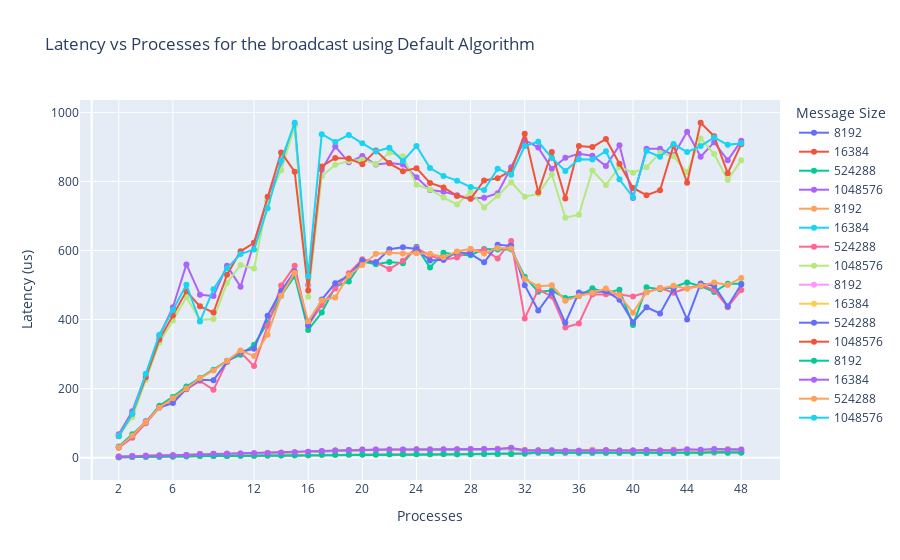
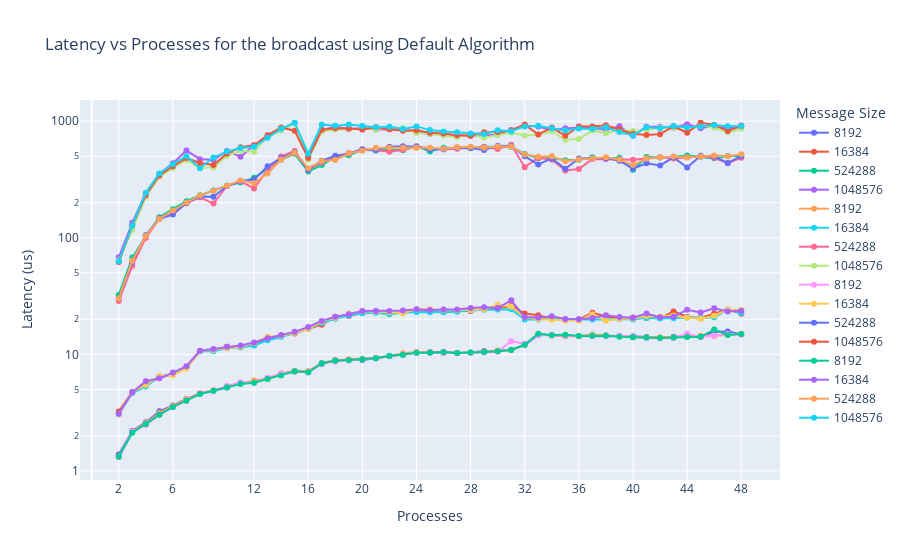

Here is the notebook cell these charts were saved with, in order:
### Markdown cell above
## `broadcast` messaging

Let's first load the data

### Code cell
# Set path to the data
bcast_path = path + '/bcast/results_bcast/'  # Replace with your actual path

# Get the list of files in the directory
files = os.listdir(bcast_path)

# Create a list to store the dataframes
dfs = []

# Read the data from the files; for each file, check if 
# the name contains binary, default or chain and set the
# corresponding value in the dataframe

for file in files:
    if 'binary' in file:
        df = pd.read_csv(os.path.join(bcast_path, file))
        df['algorithm'] = 'Binary Tree'
        dfs.append(df)
    elif 'default' in file:
        df = pd.read_csv(os.path.join(bcast_path, file))
        df['algorithm'] = 'Default'
        dfs.append(df)
    elif 'chain' in file:
        df = pd.read_csv(os.path.join(bcast_path, file))
        df['algorithm'] = 'Chain'
        dfs.append(df)

# Filter out dataframes where the 'Algorithm' column contains '${algorithm}' or is null
valid_dfs = []
for df in dfs:
    if 'Algorithm' in df.columns:
        df['Algorithm'] = df['Algorithm'].astype(str)
        if not df['Algorithm'].str.contains(r'\$\{algorithm\}').any():
            valid_dfs.append(df)

# Split the data into separate dataframes for each algorithm
default_df = [df for df in valid_dfs if df['Algorithm'].iloc[0] == 'default']
binary_tree_df = [df for df in valid_dfs if df['Algorithm'].iloc[0] == 'binary_tree']
chain_df = [df for df in valid_dfs if df['Algorithm'].iloc[0] == 'chain']

# Select an allocation strategy
default_df = [df[df['Allocation']=='core'] for df in default_df]
binary_tree_df = [df[df['Allocation']=='core'] for df in binary_tree_df]
chain_df = [df[df['Allocation']=='core'] for df in chain_df]

message_sizes = default_df[0]['MessageSize'].unique()
allocations = default_df[0]['Allocation'].unique()
tickvals = [2, 6, 12, 16, 20, 24, 28, 32, 36, 40, 44, 48]
selected_sizes = [8192, 16384, 524288, 1048576]


# Initialize the figure
fig = go.Figure()

# Start plotting the data
for selected in range(len(default_df)):
	# The two runs
	used_df = default_df[selected]
	for message_size in selected_sizes:
		# Only plot for 512KB and 1MB, a.k.a. one fitting entirely in L1(<32 kB per core), one comfortably fitting in L2(1 MB per core) and the max default size (1 MB))
		if message_size in selected_sizes:
			# Plot the data
			fig.add_trace(go.Scatter(x=used_df[used_df['MessageSize']==message_size]['Processes'], 
									y=used_df[used_df['MessageSize']==message_size]['Latency'],
									mode='lines+markers', name=str(message_size)))
# Update the layout by naming the appropirate tings and highlighting some places of interest in the x-axis
fig.update_layout(title='Latency vs Processes for the broadcast using Default Algorithm', 
					xaxis_title='Processes', 
					yaxis_title='Latency (us)', 
					legend_title='Message Size',
					xaxis=dict(tickvals=tickvals)
				)
fig.show()

fig=go.Figure()
# Start plotting the data
for selected in range(len(default_df)):
	# The two runs
	used_df = default_df[selected]
	for message_size in selected_sizes:
		# Only plot for 512KB and 1MB, a.k.a. one fitting entirely in L1(<32 kB per core), one comfortably fitting in L2(1 MB per core) and the max default size (1 MB))
		if message_size in message_sizes:# [16384, 524288, 1048576]:
			# Plot the data
			fig.add_trace(go.Scatter(x=used_df[used_df['MessageSize']==message_size]['Processes'], 
									y=used_df[used_df['MessageSize']==message_size]['Latency'],
									mode='lines+markers', name=str(message_size)))
# Update the layout by naming the appropirate tings and highlighting some places of interest in the x-axis
fig.update_layout(title='Latency vs Processes for the broadcast using Default Algorithm', 
					xaxis_title='Processes', 
					yaxis_title='Latency (us)', 
					legend_title='Message Size',
					xaxis=dict(tickvals=tickvals),
                    yaxis=dict(type='log')
)
fig.show()
